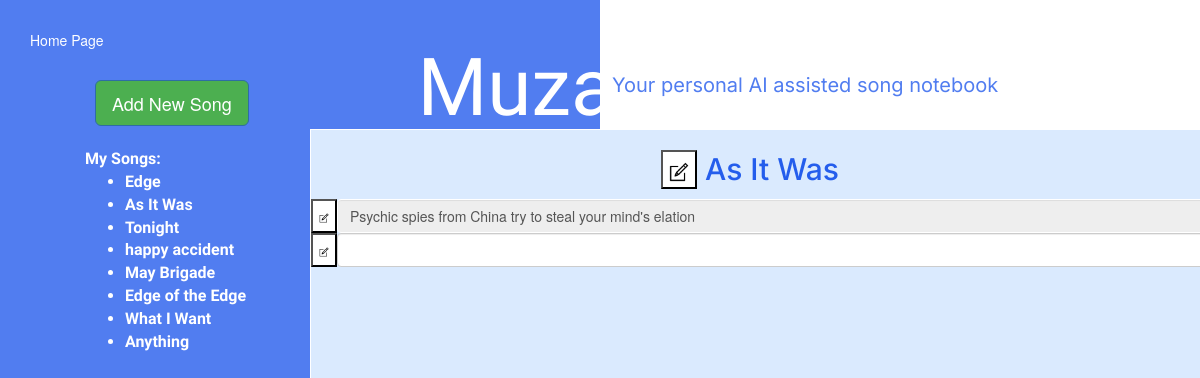
Screenshot of /song/As It Was with the database file from the repository.
### tables this page shows
CREATE TABLE song
(
    id          integer
        constraint song_pk
            primary key,
    title       varchar,
    genre       varchar,
    inspiration varchar
);

CREATE TABLE "line"
(
    song_id       integer,
    line_num      integer,
    words_num     integer,
    max_words_num integer,
    uniqueness    float,
    rhyme         boolean,
    emotion       varchar
, line varchar);

### app.py (the view, shortened to what this page needs)
@app.route('/song/<song_name>', methods=['GET', 'POST'])
def song(song_name):
    conn = get_db_connection()
    songs = get_songs_dict(conn)
    update_parameters_table(conn, song_name)
    conn.close()
    return render_template('song.html', song_name=song_name, text=songs[song_name], songs=songs)

### app.py (called while the page is built)
def get_db_connection():
    conn = sqlite3.connect('muza_database.sqlite')
    conn.row_factory = sqlite3.Row
    return conn

### utils/sql_queries.py (called while the page is built)
def get_songs_dict(conn):
    songs_list = conn.execute("SELECT s.title, s.id from song s").fetchall()
    songs_names = conn.execute("SELECT s.title from song s").fetchall()
    songs_names = list(map(lambda x: x[0], songs_names))
    id2name = {k: v for v, k in songs_list}
    songs = {k: [] for k in songs_names}
    songs_text = conn.execute("SELECT l.song_id, l.line_num, l.line from line l").fetchall()
    for line in songs_text:
        songs[id2name[line[0]]].append((line[1], line[2]))
    return songs

def update_parameters_table(conn, song_name):
    songs_list = conn.execute("SELECT s.title, s.id from song s").fetchall()
    name2id = {v: k for v, k in songs_list}
    conn.execute("UPDATE parameters SET last_song_id =? WHERE id = 1", (name2id[song_name],))
    conn.commit()

### templates/song.html (shortened to what this page needs)
<!DOCTYPE html>
<html lang="en">
<link rel="stylesheet" href="{{ url_for('static', filename='css/song.css') }}">
<link rel="stylesheet" href="https://maxcdn.bootstrapcdn.com/bootstrap/3.4.1/css/bootstrap.min.css">
    <link rel="stylesheet" href="https://cdn.jsdelivr.net/bootstrap.tagsinput/0.8.0/bootstrap-tagsinput.css">
<head>
</head>
<body>
<form method="post" style="padding: 30px">
    <a name="main_button" href="{{ url_for('index') }}" type="submit" style="color:white; margin-top: 100px;">Home
        Page</a>
</form>
<div class="v1_143">
    <div class="v1_144">
        <form id="add_song_form" method="post">
            <button name="add_song_button" href="{{ url_for('add_song') }}" type="submit"
                    style="background-color:#4CAF50;" class="btn btn-primary btn-lg">Add New Song
            </button>
        </form>
    </div>
    <div class="v1_149">
        <b id="ai-setting">AI Settings</b> <br> <br>
        <label for="ending-words-input">ending words:</label>
        <br><input type="text" id="ending-words-input" data-role="tagsinput" class="form-control"> <br><br>
        <label for="line-key-words-input">keywords in a line:</label>
        <br><input id="line-key-words-input" type="text" data-role="tagsinput" class="form-control"><br>
        <br><label for="uniqueness">uniqueness</label>
        <input type="range" style="color: aliceblue" id="uniqueness" name="volume" min="0" max="1" step="0.1"><br>
        <input checked type="checkbox" id="rhyme"><label for="rhyme">make it rhyme</label> <br>
        <br><input type="checkbox" id="emotion-check"><label for="emotion">emotion:</label>
    </div>
    <div class="v1_145 col-sm" style="overflow-y:scroll;">
        <h2 style="padding-left: 350px; color: #245DEC; font-family: Inter;">
            <button onclick="showHelpWindowTitle()" style="background-color: white;"
                    class="help-button" id="help-button-title">
                <img style="width: 20px; height: 20px" src="{{ url_for('static', filename='images/edit_icon.png') }}"
                     alt="icon"></button>
            {{ song_name }}
        </h2>
        {% for i in range(100) %}
            {% if i <= songs[song_name]|length %}
                {% set display = "block" %}
            {% else %}
                {% set display = "none" %}
            {% endif %}
            <div id="main-div-{{ i }}" style="display: {{ display }}">
                <div style="display: flex;">
                    <button onclick="showHelpWindow({{ i }})" style="background-color: white;"
                            class="help-button" id="help-button-{{ i }}">
                        <img id="edit-icon" src="{{ url_for('static', filename='images/edit_icon.png') }}" alt="icon">
                    </button>
                <form method="post" id="form1" style="width: 1000px;">
                    {% if i == songs[song_name]|length %}
                        <input type="text" form="form1" rows="1" class="form-control text-song" name="text-{{ i }}" id="song-text-{{ i }}" value="">
                    {% elif i < songs[song_name]|length %}
                        <input type="text" form="form1" disabled rows="1" class="form-control text-song" name="text-{{ i }}" id="song-text-{{ i }}"
                               value="{{ songs[song_name][i][1] }}">
                    {% else %}
                        <input type="text" form="form1" rows="1" class="form-control text-song" name="text-{{ i }}"
                               id="song-text-{{ i }}" value="">
                    {% endif %}
                </form>
                </div>
            </div>
    {% endfor %}
    </div>
    <span class="v1_146">Muza</span><span class="v1_147" style="align-items: center">Your personal AI assisted song notebook</span>
    <span class="v1_148">
        My Songs:
        <ul>
            {% for song_name in songs %}
                <li><a href="{{ url_for('song', song_name=song_name) }}">{{ song_name }}</a></li>
            {% endfor %}
        </ul>
    </span>
</div>
</body>
</html>

### static/css/song.css (style rules this page uses)
#ai-setting { color: #517DF0; font-size: 20px; }
#edit-icon { width: 10px; height: 10px; }
body { background: linear-gradient(to right, #517DF0 50%, white 50%); height: 100%; font-size: 14px; }
* { box-sizing: border-box; }
body { font-size: 14px; }
.v1_143 { background: white; opacity: 1; top: 0; left: 0; overflow: hidden; }
.v1_144 { width: 212px; height: 600px; background: #517DF0; opacity: 1; position: absolute; top: 80px; left: 95px; overflow: hidden; }
.v1_149 { width: 212px; height: 600px; background: white; opacity: 1; position: absolute; top: 129px; right: 78px; border: 1px solid rgba(255, 255, 255, 1); overflow: hidden; padding: 15px; }
.v1_145 { width: 915px; height: 600px; background: #DAEAFE; opacity: 1; position: absolute; top: 129px; left: 310px; border: 1px solid rgba(255, 255, 255, 1); overflow: hidden; }
.v1_146 { width: 50%; color: white; position: absolute; top: 31px; left: 18%; font-family: ABeeZee, serif; font-size: 80px; opacity: 1; text-align: center; }
.v1_147 { width: 50%; color: #517DF0; position: absolute; top: 71px; left: 51%; font-family: Inter, serif; font-size: 20px; opacity: 1; text-align: left; }
.v1_148 { width: 200px; color: white; position: absolute; top: 143px; left: 80px; font-family: ABeeZee, serif; font-weight: Bold; font-size: 16px; opacity: 1; padding: 5px; }
a:link, a:visited { color: white; }
.form-control:disabled { background: #DAEAFE; border: 1px solid white; }

### rows the page displays
song: title "As It Was"
line: line "Psychic spies from China try to steal your mind's elation"
song: title "Edge"
song: title "Tonight"
song: title "happy accident"
song: title "May Brigade"
song: title "Edge of the Edge"
song: title "What I Want"
song: title "Anything"
